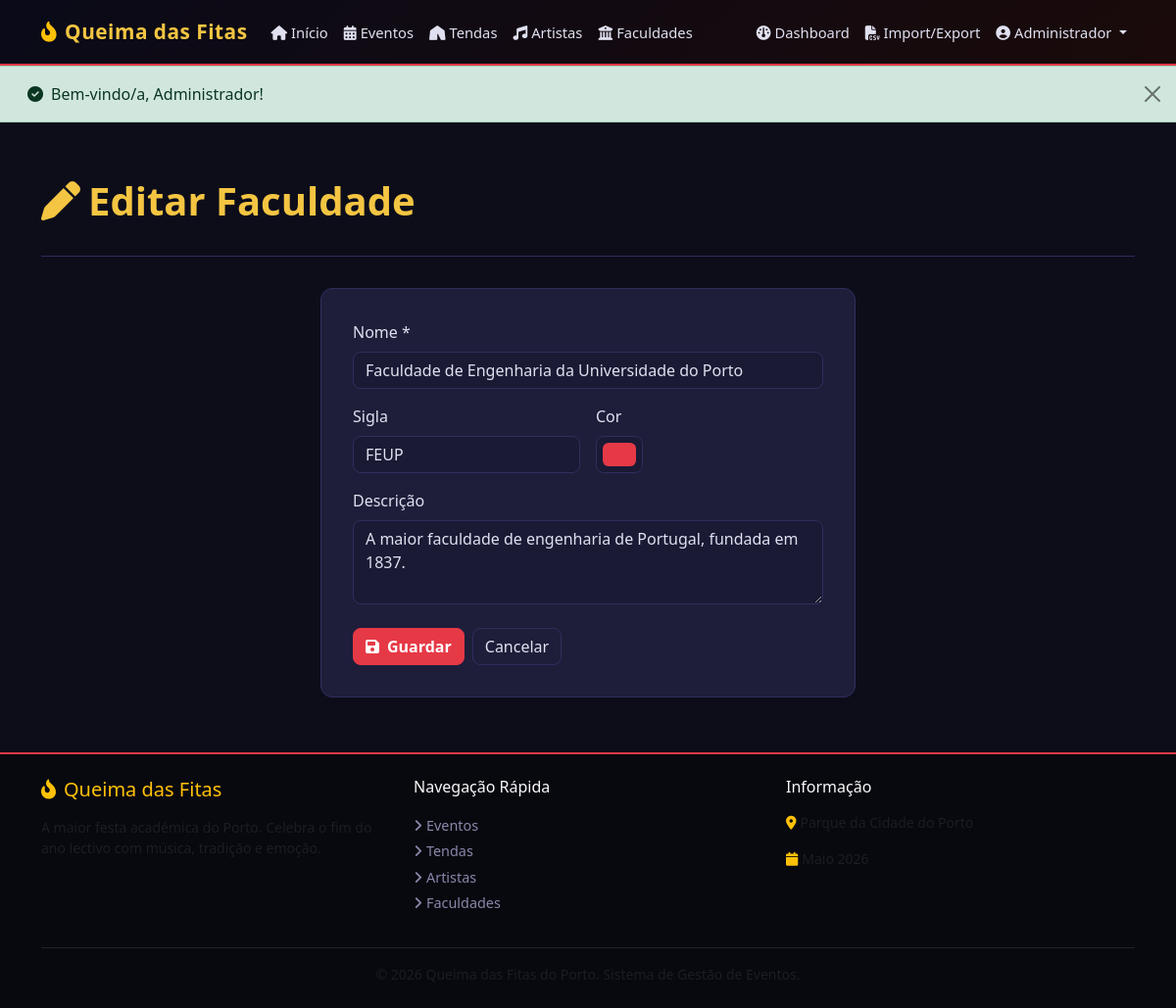
/faculties/edit.php?id=1 (signed in), run on the app's committed database.
### tables this page shows
CREATE TABLE IF NOT EXISTS faculties (
  id          INT UNSIGNED AUTO_INCREMENT PRIMARY KEY,
  name        VARCHAR(200) NOT NULL,
  acronym     VARCHAR(10)  NOT NULL UNIQUE,
  description TEXT,
  color       VARCHAR(7)   NOT NULL DEFAULT '#e63946'
);

### config/db.php (called while the page is built, shortened)
<?php
function h(string $str): string {
    return htmlspecialchars($str, ENT_QUOTES | ENT_SUBSTITUTE, 'UTF-8');
}

### faculties/edit.php (the view, shortened to what this page needs)
<?php
require_once __DIR__ . '/../config/db.php';
require_once __DIR__ . '/../includes/auth.php';
$id = isset($_GET['id']) ? (int)$_GET['id'] : 0;
$stmt = $pdo->prepare("SELECT * FROM faculties WHERE id=?");
$stmt->execute([$id]);
$faculty = $stmt->fetch();
include __DIR__ . '/../includes/header.php';
?>
<div class="container py-4">
    <div class="page-header"><h1><i class="fas fa-pen me-2"></i>Editar Faculdade</h1></div>
    <div class="row justify-content-center">
        <div class="col-lg-6">
            <div class="qf-form-card">
                <form method="post" class="qf-validate" novalidate>
                    <div class="mb-3">
                        <label class="form-label">Nome *</label>
                        <input type="text" name="name" class="form-control" required value="<?= h($_POST['name'] ?? $faculty['name']) ?>">
                    </div>
                    <div class="row g-3 mb-3">
                        <div class="col">
                            <label class="form-label">Sigla</label>
                            <input type="text" name="acronym" class="form-control" value="<?= h($_POST['acronym'] ?? $faculty['acronym']) ?>">
                        </div>
                        <div class="col">
                            <label class="form-label">Cor</label>
                            <input type="color" name="color" class="form-control form-control-color"
                                   value="<?= h($_POST['color'] ?? $faculty['color']) ?>">
                        </div>
                    </div>
                    <div class="mb-4">
                        <label class="form-label">Descrição</label>
                        <textarea name="description" class="form-control" rows="3"><?= h($_POST['description'] ?? $faculty['description']) ?></textarea>
                    </div>
                    <div class="d-flex gap-2">
                        <button type="submit" class="btn btn-qf-primary"><i class="fas fa-floppy-disk me-2"></i>Guardar</button>
                        <a href="<?= BASE_URL ?>/faculties/view.php?id=<?= $id ?>" class="btn btn-qf-outline">Cancelar</a>
                    </div>
                </form>
            </div>
        </div>
    </div>
</div>
<?php include __DIR__ . '/../includes/footer.php'; ?>

### assets/css/style.css (style rules this page uses)
:root { --qf-red: #e63946; --qf-gold: #f4c542; --qf-dark: #0d0d1a; --qf-dark2: #12122a; --qf-dark3: #1a1a35; --qf-card-bg: #1e1e3a; --qf-border: #2e2e5e; --qf-text: #e0e0f0; --qf-muted: #8888aa; --qf-success: #2ecc71; --qf-info: #3498db; }
*, *::before, *::after { box-sizing: border-box; }
body { background: var(--qf-dark); color: var(--qf-text); font-family: 'Segoe UI', system-ui, sans-serif; min-height: 100vh; display: flex; flex-direction: column; }
a { color: var(--qf-gold); text-decoration: none; transition: color .2s; }
.qf-form-card { background: var(--qf-card-bg); border: 1px solid var(--qf-border); border-radius: 12px; padding: 2rem; }
.form-control, .form-select { background: var(--qf-dark3) !important; border: 1px solid var(--qf-border) !important; color: var(--qf-text) !important; border-radius: 8px; }
.form-label { color: var(--qf-text); font-weight: 500; }
.form-control::placeholder { color: var(--qf-muted) !important; }
.btn-qf-primary { background: var(--qf-red); border-color: var(--qf-red); color: #fff; font-weight: 600; border-radius: 8px; transition: background .2s, transform .15s; }
.btn-qf-outline { border: 1px solid var(--qf-border); color: var(--qf-text); background: transparent; border-radius: 8px; }
.page-header { padding: 2rem 0 1.5rem; border-bottom: 1px solid var(--qf-border); margin-bottom: 2rem; }
.page-header h1 { color: var(--qf-gold); font-weight: 700; }

### data on the page
faculties: name "Faculdade de Engenharia da Universidade do Porto", acronym "FEUP", color "#e63946", description "A maior faculdade de engenharia de Portugal, fundada em 1837."

### other printed values
current_user_name() "Administrador"
$flash_success "Bem-vindo/a, Administrador!"
